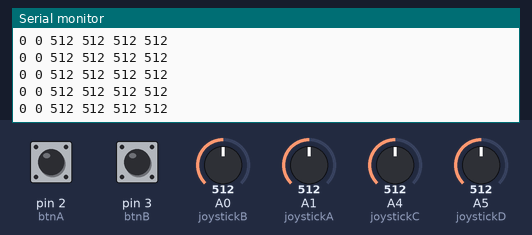
The sketch below on a simulated Arduino Uno, built with avr-gcc and run on an emulated ATmega328P. Shown: the last lines printed to the serial monitor. The inputs (shaded band) are chosen by the test bench; at power-on: A1 (joystickA) = 512, A5 (joystickD) = 512, pin 2 (btnA) HIGH, pin 3 (btnB) HIGH, A0 (joystickB) = 512, A4 (joystickC) = 512. No radio packets arrive unless stated.

Above: at 4.2 s.
4.3 s: A1 (joystickA) set to 109
At 4.4 s:
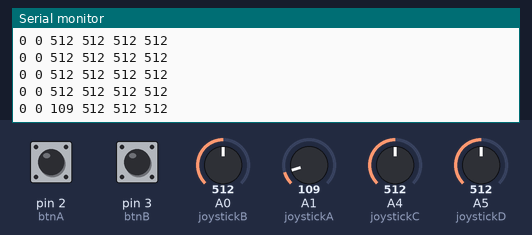
7.3 s: A1 (joystickA) set to 89
At 7.3 s:
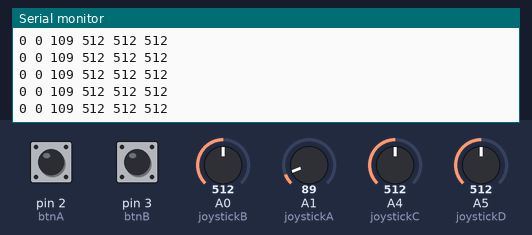
10.3 s: A5 (joystickD) set to 106
At 10.3 s:
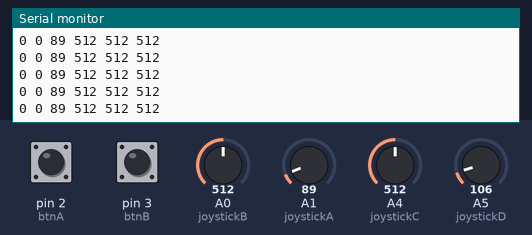
13.3 s: A5 (joystickD) set to 88
At 13.31 s:
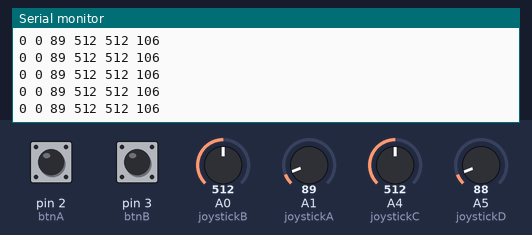
Timing chart, 0 to 15.8 s (numbered marks = the images above; inputs shaded):
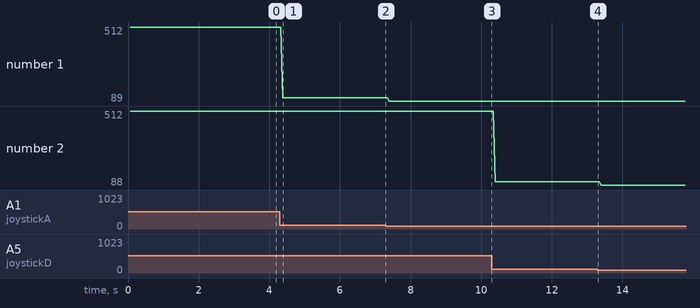

The sketch:

liuyuchuan-nRF24L01-Transmit.ino
```cpp
/*
========================================
  24L01无线通信 V0.2
  刘禹川
========================================


【说明】
---------------------------------------
本代码使用arduino nano作为单片机，使用Nrf24L01-2.4GHz模块作为无线通信模块
每块arduino连接一个无线模块，一方为发射端(连接4个按键)，另一方为接收端(连接4只led灯)
按下发射端的某个按键，接收端即可点亮相对应的led灯

将模块和arduino按照下方接线方式连接即可


【24L01模块接线】(模块引脚参考资料文件夹图片)
---------------------------------------
	1 - GND
	2 - VCC 连接3.3V
	3 - CE 连接A3
	4 - CSN 连接A2
	5 - SCK 连接D13
	6 - MOSI 连接D11
	7 - MISO 连接D12
	8 - UNUSED

【按键连接】
---------------------------------------
	按钮A - 连接 D2
	按钮B - 连接 D3
	按钮C - 连接 D4
	按钮D - 连接 D5
*/


//引入库文件
#include <SPI.h>
#include <RF24.h>

//RF24L01配置
//RF24 radio(7, 8);
RF24 radio(A3, A2); // CE, CSN
const byte address[6] = "00100";     //Byte of array representing the address. This is the address where we will send the data. This should be same on the receiving side.

//定义输入按键引脚
int btnA = 2;
int btnB = 3;
int joystickA = A1;
int joystickB = A0;
int joystickC = A4;
int joystickD = A5;

//发送的数据结构
struct dataStruct {
  unsigned long _micros;
  bool btnA;
  bool btnB;
  int joyStick_A_X;
  int joyStick_A_Y;
  int joyStick_B_X;
  int joyStick_B_Y;
} myData;

/*-----初始化函数-----*/
void setup() {
  Serial.begin(9600);
  btnSetup();
  radioSetup();
}

/*-----主循环函数-----*/
void loop(){
  sendKey();
  delay(50);
  Serial.print(myData.btnA);
  Serial.print(" ");
  Serial.print(myData.btnB);
  Serial.print(" ");
  Serial.print(myData.joyStick_A_X);
  Serial.print(" ");
  Serial.print(myData.joyStick_A_Y);
  Serial.print(" ");
  Serial.print(myData.joyStick_B_X);
  Serial.print(" ");
  Serial.print(myData.joyStick_B_Y);
  Serial.println(" ");
}

/*-----自定义函数-----*/

void sendKey(){//读取并发送按键电平信号
  myData.btnA = !digitalRead(btnA);
  myData.btnB = !digitalRead(btnB);
  myData.joyStick_A_X = analogRead(joystickA);
  myData.joyStick_A_Y = analogRead(joystickB);
  myData.joyStick_B_X = analogRead(joystickC);
  myData.joyStick_B_Y = analogRead(joystickD);
  myData._micros = micros();
  radio.write(&myData, sizeof(myData));
}

void btnSetup(){//设置按键为输入并内部上拉
  pinMode(btnA, INPUT_PULLUP);
  pinMode(btnB, INPUT_PULLUP);
  pinMode(joystickA, INPUT);
  pinMode(joystickB, INPUT);
  pinMode(joystickC, INPUT);
  pinMode(joystickD, INPUT);

}

void radioSetup(){//RF24L01发射端初始化
  radio.begin();                  //Starting the Wireless communication
  radio.openWritingPipe(address); //Setting the address where we will send the data
  radio.setPALevel(RF24_PA_MIN);  //You can set it as minimum or maximum depending on the distance between the transmitter and receiver.
  radio.stopListening();          //This sets the module as transmitter
}
```

Measured:
- after the input at 4.3 s, the serial monitor: prints a new line after 0.08 s (image 1)
- plotted number 1: 512 → 109 after the input at 4.3 s, 109 → 89 after the input at 7.3 s
- plotted number 2: 512 → 106 after the input at 10.3 s, 106 → 88 after the input at 13.3 s
